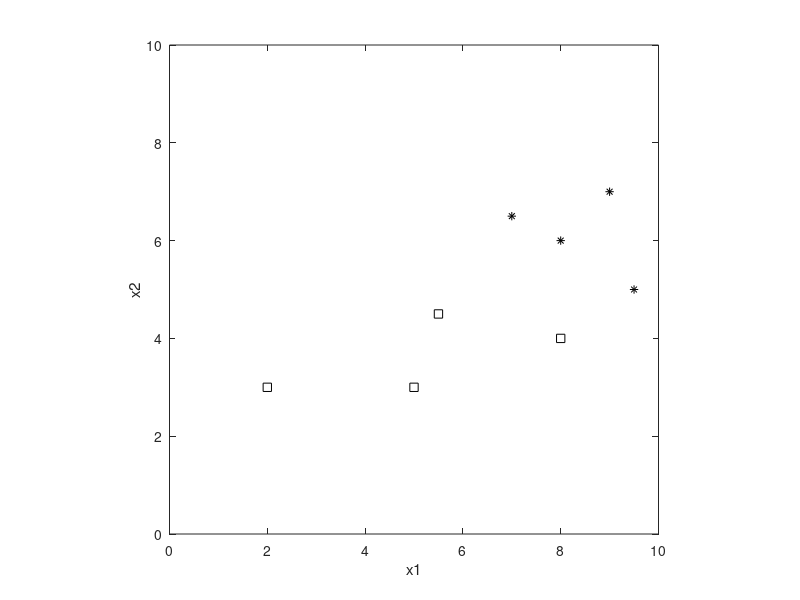

Recreate this plot in MATLAB. (Note: this script raises an error after producing the figure.)
%% Hamiltonian Monte Carlo for Bayesian treatment of Single Neuron

% import the data
load test1.dat
X = [ones(8,1) test1(:,1:2)];
t = test1(:,3);

% Variables to tune
lag = 100
burn_in = 2000
L = burn_in + 30*lag;              % Number of loops
Tau = 200;                         % # of leapfrog steps
epsilon = 0.055                     
alpha = 0.01                       % Regularization


W = [0 0 0];                       % Initialize weights
W_stored = zeros(L, 3);

% Defining posterior functions
y = @(W) sigmf(W*X', [1 0]);
G = @(W) -(t'*log(y(W)') + (1-t')*log(1-y(W))') + alpha*sum(W.^2, 2)'/2; % THIS IS OBJECTIVE FUNCTION
P = @(W) exp(-G(W));    % This is the likelihood function

gradM = @(W) -(t' - y(W))*X +alpha*W;         % Gradient of objective function

% Plot data
figure(1); clf
plot(X(1:4,2),X(1:4,3),'ks'); hold on
plot(X(5:8,2),X(5:8,3),'k*')
xlim([0 10]); ylim([0 10]); axis square
xlabel('x1'); ylabel('x2')


%% Hamiltonian Monte Carlo
gM = gradM(W);                   % Set gradient using initial weights
E = G(W);                   % Set objective function
for l = 1: L-1                    % loop L times
    p = randn(size(W));         % initial momentum is Normal(0,1)
    H = p'*p/2 + E;              % Evalutate H(x,p)
    wnew = W; gnew = gM;
    for tau = 1:Tau             % Make Tau 'leapfrog' steps
        p = p - epsilon*gnew/2;  % Make half-step in p
        wnew = wnew + epsilon*p; % Make step in x
        gnew = gradM(wnew);     % Find new gradient
        p = p - epsilon*gnew/2;  % Make half-step in p
    end
    Enew = G(wnew);         % Find new value of H
    Hnew = p'*p/2 + Enew;
    dH = Hnew - H;              % Decide whether to accept
    if (dH < 0)
        accept = 1;
    elseif (rand() < exp(-dH))
        accept = 1;
    else
        accept = 0;
    end
    if (accept)
        gM = gnew; x = wnew; E = Enew;
    end
        W_stored(l+1,:) = wnew;
end


% Sum sampled output functions to find average neuron output
W_indep = W_stored(burn_in+lag:lag:L,:);
learned_y = @(x) zeros(1, length(x));
for i = 1:length(W_indep)
    W = W_indep(i,:);
    learned_y = @(x) [learned_y(x); sigmf(W*x', [1 0])];
end
learned_y = @(x) sum(learned_y(x))/length(W_indep);

% Plots 
figure(1); clf
% Sample autocorrelation
subplot(1,2,1)
acf(W_stored(:,2), lag);
% Predictive distribution
subplot(1,2,2)
plot(X(1:4,2), X(1:4,3), 'ks'); hold on
plot(X(5:8,2), X(5:8,3), 'k*')
xlim([0 10]); ylim([0 10]); axis square
title('Predictive Distribution'); xlabel('x1'); ylabel('x2')
hold on
x1 = linspace(0,10);
x2 = x1;
[x1 x2] = meshgrid(x1, x2);
learned_y_cont = reshape(learned_y([ones(10000,1) x1(:) x2(:)]), 100, 100);
contour(x1, x2, learned_y_cont, [0.12 0.27 0.73 0.88], '--k'); hold on
contour(x1, x2, learned_y_cont, [0.5 0.5], 'k')


% The decision boundary seems to fit the data better than the simple
% gradient descent using a single neuron; it is much less certain away from the
% data. The autocorrelation function shows very low correlation between
% samples, with even very low levels of lag (less than 100), and no 
% appreciable trend over varying levels of lag In fact, varying lag seems 
% to have relatively little effect on the results of the predictive
% distribution.
